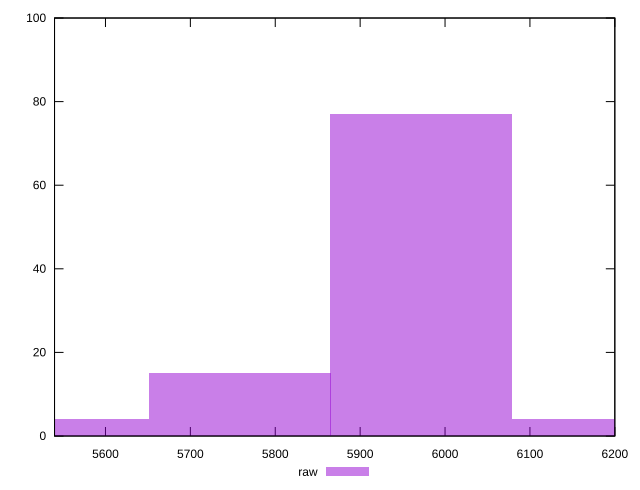

Generate this figure with gnuplot:
reset

$raw <<EOF
5971.715216163493 77
5545.1641292946715 4
5758.439672729082 15
6184.990759597903 4
EOF

set key outside below
set boxwidth 213.27554343441045
set xrange [5540:6200]
set yrange [0:100]
set trange [0:100]
set style fill transparent solid 0.5 noborder
set terminal svg size 640, 490 enhanced background rgb 'white'
set output "report_00017_2021-02-10T15-08-03.406Z/unused-javascript/samples/pages+cached/raw/histogram.svg"

plot $raw title "raw" with boxes

reset
